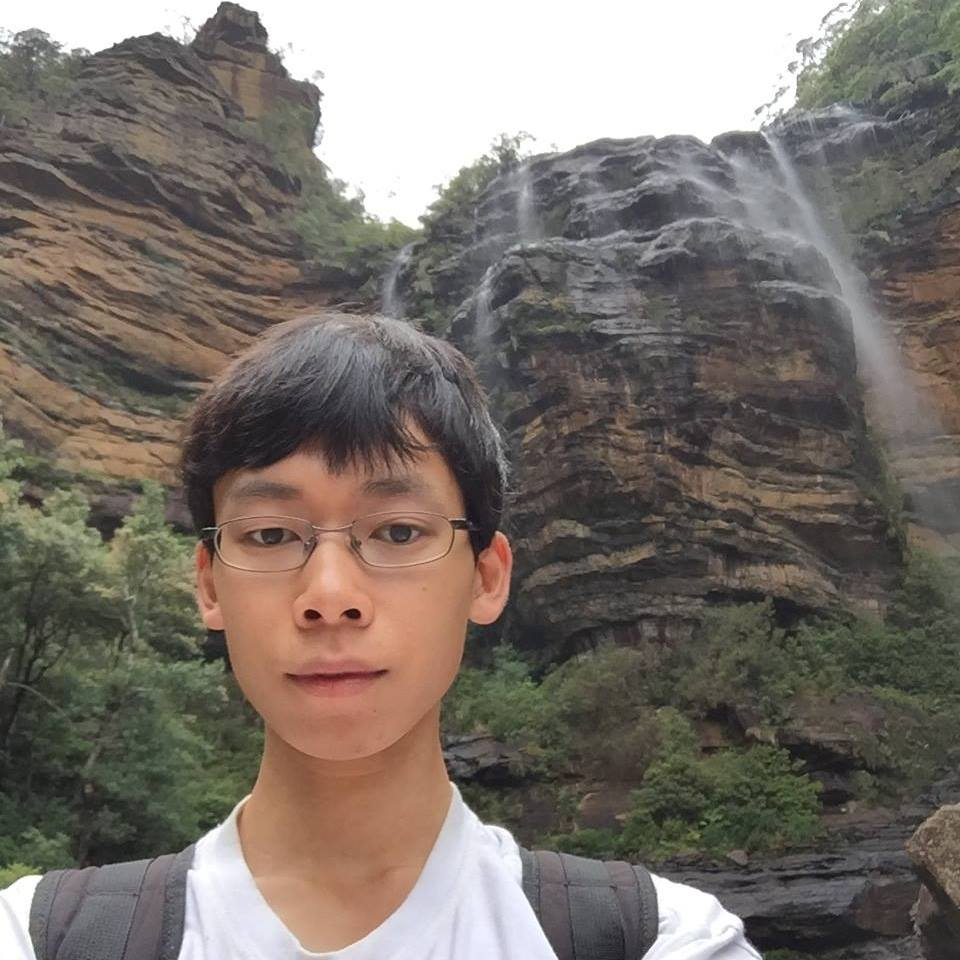
#> input picture christopherliao.jpg, 960 x 960 px
$ jupyter execute A1.ipynb
#> lines starting #> are read from the running program, lines starting #| are printed output that depends on the picture
[cell 1]
import numpy as np
import cv2
from matplotlib import pyplot as plt

[cell 2]
image = cv2.imread("./christopherliao.jpg")
#> image is the input picture: shape (960, 960, 3); mean B, G, R 106.5, 113.3, 121.3

[cell 3]
plt.imshow(cv2.cvtColor(image, cv2.COLOR_BGR2RGB) )
plt.title("Original Image")
plt.show()

[cell 4]
# I will convert to greyscale by taking average of R, G, and B channels
height = image.shape[0]
#> height = 960
width = image.shape[1]
#> width = 960
for i in range(height):
    for j in range(width):
        average = (int(image[i,j,1]) + int(image[i,j,2]) + int(image[i,j,0])) / 3
        image[i,j,0] = average
        image[i,j,1] = average
        image[i,j,2] = average
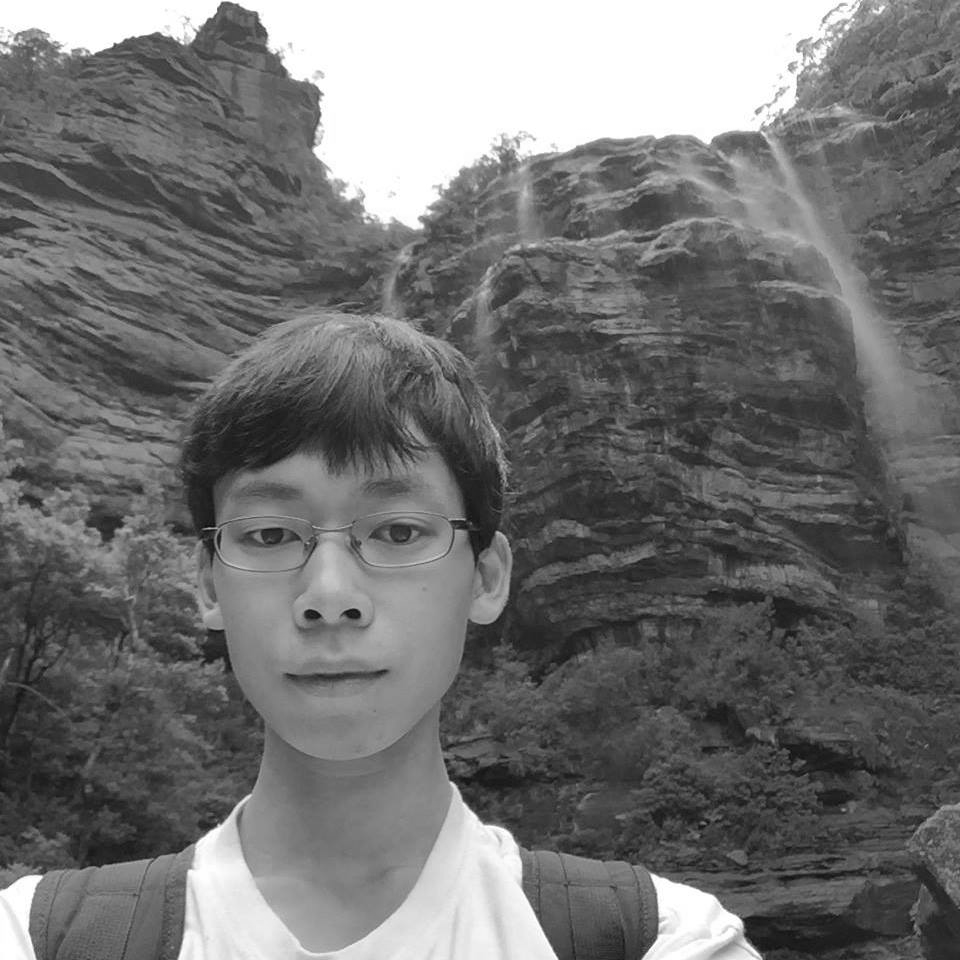
#> image: shape (960, 960, 3); min 15, max 255, mean 113.4

[cell 5]
plt.imshow(cv2.cvtColor(image, cv2.COLOR_BGR2RGB) )
plt.title("Grayscale Image")
plt.show()

[cell 6]
cv2.imwrite("grayscale.jpg", image)
#> Out = True

[cell 7]
# Let's try applying a horizontal edge filter [-1, 0, +1]
filtered_image = image.copy()
height = image.shape[0]
width = image.shape[1]
for i in range(height):
    for j in range(width):
        if j == 0:
            output = 0
        elif j == width - 1:
            output = 0
        else:
            output = abs(int(image[i,j+1,1]) - int(image[i,j-1,1]))*2
        filtered_image[i,j,0] = output
        filtered_image[i,j,1] = output
        filtered_image[i,j,2] = output
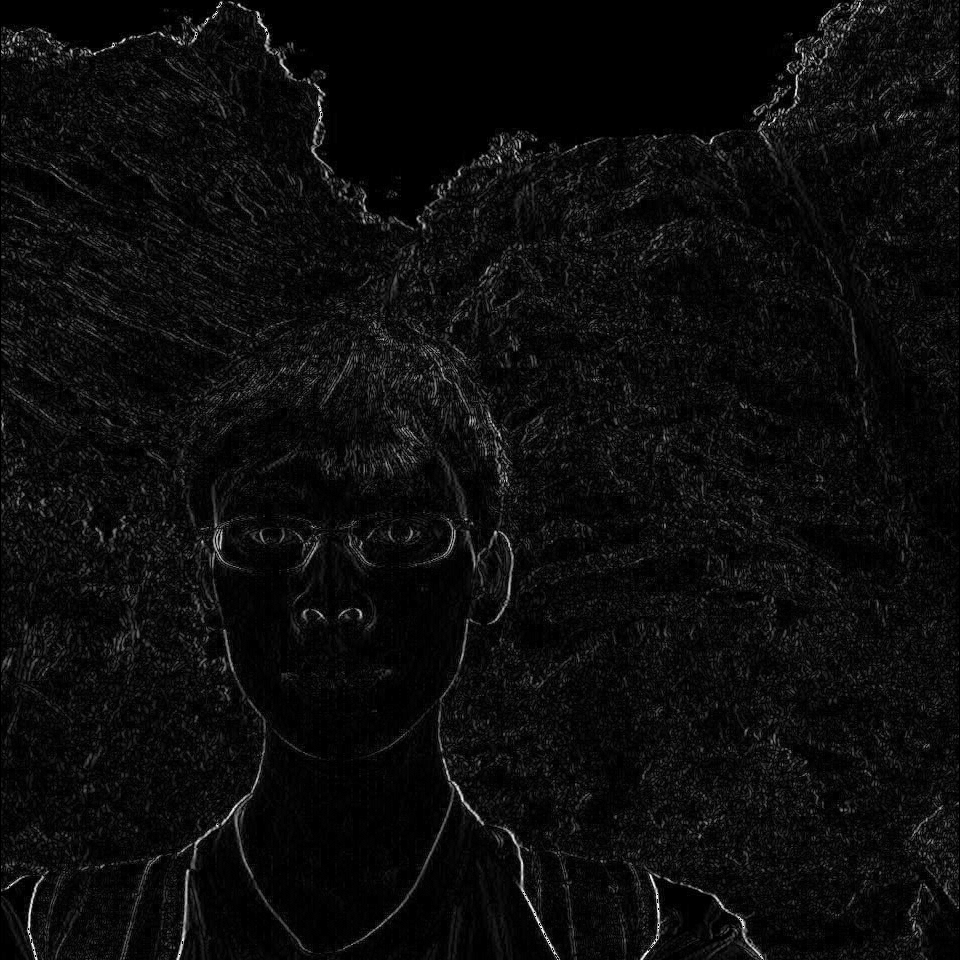
#> filtered_image: shape (960, 960, 3); min 0, max 254, mean 12.4

[cell 8]
plt.imshow(cv2.cvtColor(filtered_image, cv2.COLOR_BGR2RGB) )
plt.title("Horizontal-edge Filtered Image")
plt.show()

[cell 9]
cv2.imwrite("filtered.jpg", filtered_image)
#> Out = True
